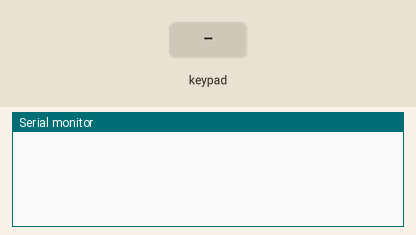
Simulated run of this sketch. Board: ESP8266 (NodeMCU). Shown: the last lines printed to the serial monitor. The test bench sets the inputs (shaded band).

Above: at 1.2 s.
1.3 s: key '1' pressed
At 1.8 s:
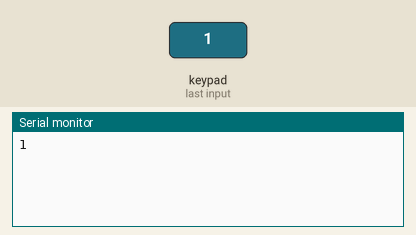
2.8 s: keypad keys 1 2 # pressed 0.4 s apart
At 4.6 s:
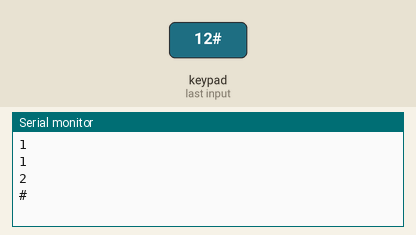
5.5 s: key 'A' pressed
At 6.1 s:
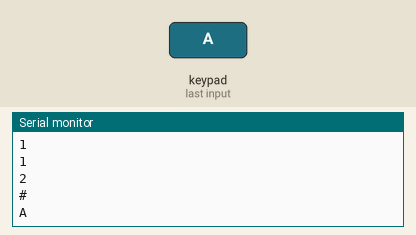
7.0 s: keypad keys 1 2 * pressed 0.4 s apart
At 8.9 s:
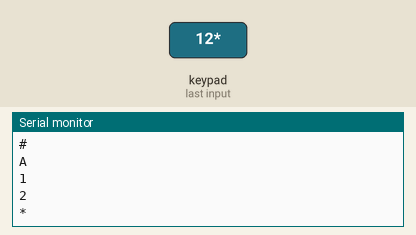
9.7 s: key 'B' pressed
At 10.5 s:
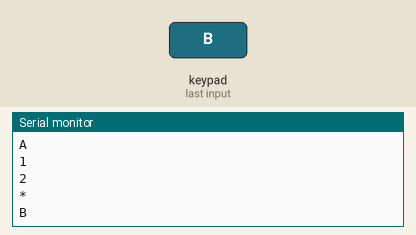
11.2 s: keypad keys 1 2 D pressed 0.4 s apart
At 12.4 s:
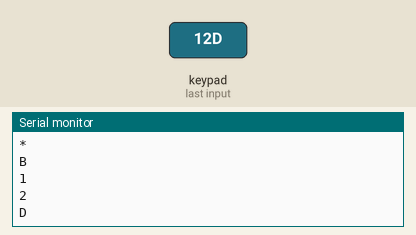

The sketch:

keypad.ino
```cpp
#include "Keypad.h"
const byte ROWS = 4; //four rows
const byte COLS = 4; //four columns

char keys[ROWS][COLS] = {
  {'1','2','3','A'},
  {'4','5','6','B'},
  {'7','8','9','C'},
  {'*','0','#','D'}
};

// For Arduino Microcontroller
byte rowPins[ROWS] = {D1, D2, D3, D4};
byte colPins[COLS] = {D5, D6, D7, D8};

// For ESP8266 Microcontroller
//byte rowPins[ROWS] = {D1, D2, D3, D4};
//byte colPins[COLS] = {D5, D6, D7, D8};

// For ESP32 Microcontroller
//byte rowPins[ROWS] = {23, 22, 3, 21};
//byte colPins[COLS] = {19, 18, 5, 17};

Keypad keypad = Keypad(makeKeymap(keys), rowPins, colPins, ROWS, COLS);

void setup() {
  Serial.begin(9600);
}

void loop() {
  char key = keypad.getKey();

  if (key){
    Serial.println(key);
  }
}
```

Measured:
- after the input at 1.3 s, the serial monitor: prints a new line at once (image 1)
- after the input at 2.8 s, the serial monitor: prints a new line after 0.41 s (image 2)
- after the input at 5.5 s, the serial monitor: prints a new line at once (image 3)
- after the input at 7.0 s, the serial monitor: prints a new line at once (image 4)
- after the input at 9.7 s, the serial monitor: prints a new line at once (image 5)
- after the input at 11.2 s, the serial monitor: prints a new line at once (image 6)
